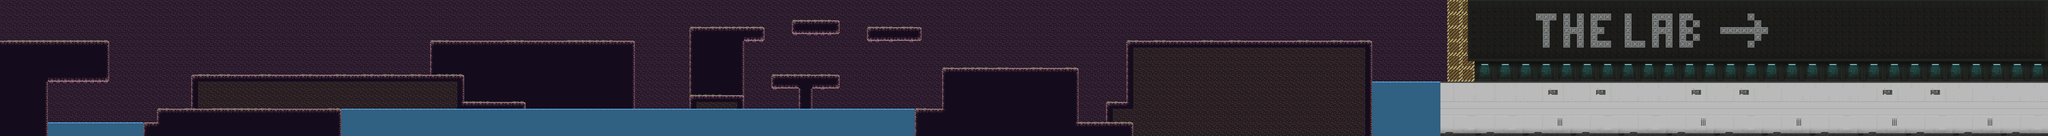

The image is a tile-based game level rendered from a .tmx file. Its description and source (layers, tilesets, objects; grid data summarised) follow:
An orthogonal 300x20 tile map with 32x32 px tiles, 6 tile layers (background, back, mid, front, ...), 4 tilesets and 22 objects (14x shooterSpawn, 5x playerSpawn, 3x water).

<map version="1.0" orientation="orthogonal" renderorder="right-down" width="300" height="20" tilewidth="32" tileheight="32" nextobjectid="29">
 <tileset firstgid="1" name="textures" tilewidth="32" tileheight="32" tilecount="24" columns="8">
  <image source="platformertiles.png" width="256" height="96" />
 </tileset>
 <tileset firstgid="25" name="textures_sci" tilewidth="32" tileheight="32" tilecount="805" columns="35">
  <image source="scifi_platformTiles_32x32.png" width="1120" height="736" />
 </tileset>
 <tileset firstgid="830" name="textures_rd" tilewidth="32" tileheight="32" tilecount="24" columns="8">
  <image source="platformertiles_redone.png" width="256" height="96" />
 </tileset>
 <tileset firstgid="854" name="water" tilewidth="32" tileheight="32" tilecount="420" columns="28">
  <image source="jungle.png" width="896" height="480" />
 </tileset>
 <layer name="background" width="300" height="20">
  <data>[6000 cells, 6000 non-empty, 15 distinct tile ids]</data>
 </layer>
 <layer name="back" width="300" height="20">
  <data>[6000 cells, 424 non-empty, 8 distinct tile ids]</data>
 </layer>
 <layer name="mid" width="300" height="20">
  <data>[6000 cells, 1058 non-empty, 11 distinct tile ids]</data>
 </layer>
 <layer name="front" width="300" height="20">
  <data>[6000 cells, 2077 non-empty, 63 distinct tile ids]</data>
 </layer>
 <layer name="water" width="300" height="20">
  <data>[6000 cells, 444 non-empty, 2 distinct tile ids]</data>
 </layer>
 <layer name="decor" width="300" height="20">
  <data>[6000 cells, 233 non-empty, 4 distinct tile ids]</data>
 </layer>
 <objectgroup name="obj">
  <object id="2" type="water" x="225" y="631" width="445" height="7" />
  <object id="3" type="water" x="1603.03" y="609.091" width="2681.82" height="27.2727" />
  <object id="4" type="water" x="6432" y="608" width="318.667" height="31.3333" />
  <object id="5" type="shooterSpawn" x="1024" y="448.667" width="65.3333" height="62" />
  <object id="6" type="shooterSpawn" x="1376" y="287" width="64" height="63" />
  <object id="7" type="shooterSpawn" x="1439" y="448" width="65" height="62" />
  <object id="8" type="shooterSpawn" x="2050" y="127" width="63" height="63" />
  <object id="9" type="shooterSpawn" x="1856" y="287" width="64" height="65" />
  <object id="10" type="shooterSpawn" x="2242" y="415" width="62" height="63" />
  <object id="11" type="shooterSpawn" x="2495" y="126" width="64" height="64" />
  <object id="12" type="shooterSpawn" x="3393" y="62" width="63" height="64" />
  <object id="13" type="shooterSpawn" x="3810" y="288" width="63" height="62" />
  <object id="14" type="shooterSpawn" x="3393" y="382" width="61" height="64" />
  <object id="15" type="shooterSpawn" x="4256" y="64" width="62" height="63" />
  <object id="16" type="shooterSpawn" x="5343" y="127" width="67" height="63" />
  <object id="17" type="shooterSpawn" x="4865" y="257" width="64" height="62" />
  <object id="21" type="shooterSpawn" x="5217" y="416" width="61" height="62" />
  <object id="22" type="playerSpawn" x="192" y="129" width="64" height="59" />
  <object id="23" type="playerSpawn" x="1171" y="291" width="64" height="59" />
  <object id="26" type="playerSpawn" x="2904" y="130" width="64" height="59" />
  <object id="27" type="playerSpawn" x="4546" y="258" width="64" height="59" />
  <object id="28" type="playerSpawn" x="6250" y="130" width="64" height="59" />
 </objectgroup>
</map>
